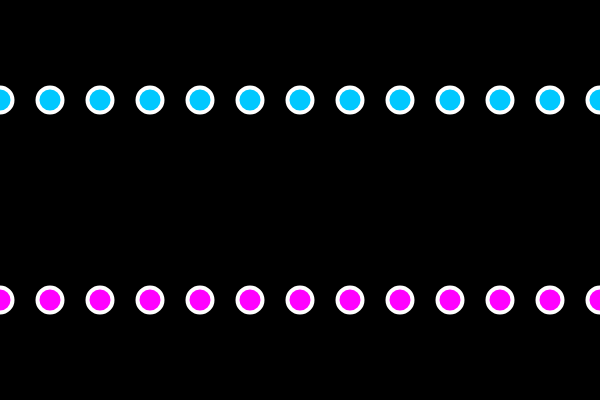
Frame 1 (no input)
Frame 60 (no input): identical to frame 1, image omitted
Frame 120 (the mouse pressed at the canvas centre since frame 60): identical to frame 1, image omitted

The p5.js sketch that drew this single still picture (run headless with seeded random() and noise() and a simulated clock; from frame 60 on, the mouse is pressed at the canvas centre):

// p5.js sketch
// ── sketch.js
function setup() {
  createCanvas(600, 400);
}

function draw() {
  background(0);
  stroke(255)
  strokeWeight(4)

  var x = 0;
  while (x <= width) {
    fill(0, 200, 255);
    ellipse(x, 100, 25, 25)

    x = x + 50
  }

  // for 循环中不使用 i++ 是因为 这个循环需要每隔50 递增，而不是每隔一个递增的
  for (var i = 0; i <= width; i = i + 50) {
    fill(255, 0, 255)
    ellipse(i, 300, 25, 25)
  }
}
